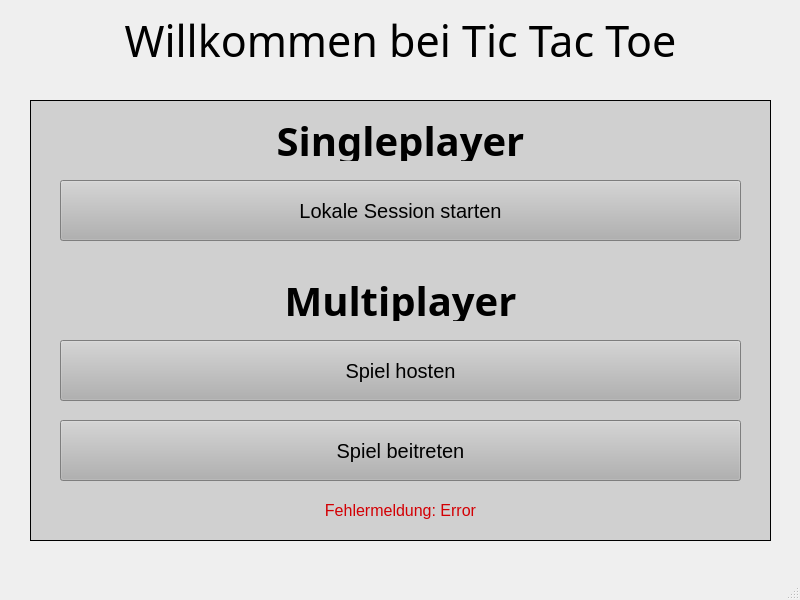
<?xml version="1.0" encoding="UTF-8"?>
<ui version="4.0">
 <class>MainWindow</class>
 <widget class="QMainWindow" name="MainWindow">
  <property name="geometry">
   <rect>
    <x>0</x>
    <y>0</y>
    <width>800</width>
    <height>600</height>
   </rect>
  </property>
  <property name="sizePolicy">
   <sizepolicy hsizetype="Fixed" vsizetype="Fixed">
    <horstretch>0</horstretch>
    <verstretch>0</verstretch>
   </sizepolicy>
  </property>
  <property name="minimumSize">
   <size>
    <width>800</width>
    <height>600</height>
   </size>
  </property>
  <property name="maximumSize">
   <size>
    <width>800</width>
    <height>600</height>
   </size>
  </property>
  <property name="font">
   <font>
    <italic>false</italic>
    <bold>false</bold>
    <kerning>true</kerning>
   </font>
  </property>
  <property name="windowTitle">
   <string>Tic Tac Toe - LAN</string>
  </property>
  <widget class="QWidget" name="centralwidget">
   <widget class="QLabel" name="label">
    <property name="geometry">
     <rect>
      <x>0</x>
      <y>0</y>
      <width>801</width>
      <height>81</height>
     </rect>
    </property>
    <property name="font">
     <font>
      <family>Arial Black</family>
      <pointsize>32</pointsize>
      <italic>false</italic>
      <bold>false</bold>
      <kerning>true</kerning>
     </font>
    </property>
    <property name="text">
     <string>Willkommen bei Tic Tac Toe</string>
    </property>
    <property name="textFormat">
     <enum>Qt::PlainText</enum>
    </property>
    <property name="scaledContents">
     <bool>false</bool>
    </property>
    <property name="alignment">
     <set>Qt::AlignCenter</set>
    </property>
    <property name="wordWrap">
     <bool>false</bool>
    </property>
   </widget>
   <widget class="QFrame" name="frame">
    <property name="geometry">
     <rect>
      <x>30</x>
      <y>100</y>
      <width>741</width>
      <height>441</height>
     </rect>
    </property>
    <property name="font">
     <font>
      <italic>false</italic>
      <bold>false</bold>
      <stylestrategy>PreferAntialias</stylestrategy>
      <kerning>true</kerning>
     </font>
    </property>
    <property name="autoFillBackground">
     <bool>false</bool>
    </property>
    <property name="styleSheet">
     <string notr="true">background-color: rgb(208, 208, 208);</string>
    </property>
    <property name="frameShape">
     <enum>QFrame::Box</enum>
    </property>
    <property name="frameShadow">
     <enum>QFrame::Plain</enum>
    </property>
    <widget class="QPushButton" name="pushButton">
     <property name="geometry">
      <rect>
       <x>30</x>
       <y>80</y>
       <width>681</width>
       <height>61</height>
      </rect>
     </property>
     <property name="font">
      <font>
       <pointsize>15</pointsize>
       <bold>false</bold>
      </font>
     </property>
     <property name="styleSheet">
      <string notr="true">background-color: rgb(177, 177, 177);</string>
     </property>
     <property name="text">
      <string>Lokale Session starten</string>
     </property>
    </widget>
    <widget class="QPushButton" name="pushButton_2">
     <property name="geometry">
      <rect>
       <x>30</x>
       <y>240</y>
       <width>681</width>
       <height>61</height>
      </rect>
     </property>
     <property name="font">
      <font>
       <pointsize>15</pointsize>
       <bold>false</bold>
      </font>
     </property>
     <property name="styleSheet">
      <string notr="true">background-color: rgb(177, 177, 177);</string>
     </property>
     <property name="text">
      <string>Spiel hosten</string>
     </property>
    </widget>
    <widget class="QPushButton" name="pushButton_3">
     <property name="geometry">
      <rect>
       <x>30</x>
       <y>320</y>
       <width>681</width>
       <height>61</height>
      </rect>
     </property>
     <property name="font">
      <font>
       <pointsize>15</pointsize>
       <bold>false</bold>
      </font>
     </property>
     <property name="styleSheet">
      <string notr="true">background-color: rgb(177, 177, 177);</string>
     </property>
     <property name="text">
      <string>Spiel beitreten</string>
     </property>
    </widget>
    <widget class="QLabel" name="label_2">
     <property name="geometry">
      <rect>
       <x>30</x>
       <y>180</y>
       <width>681</width>
       <height>41</height>
      </rect>
     </property>
     <property name="font">
      <font>
       <family>Copperplate Gothic Bold</family>
       <pointsize>30</pointsize>
       <italic>false</italic>
       <bold>true</bold>
       <kerning>true</kerning>
      </font>
     </property>
     <property name="text">
      <string>Multiplayer</string>
     </property>
     <property name="textFormat">
      <enum>Qt::PlainText</enum>
     </property>
     <property name="scaledContents">
      <bool>false</bool>
     </property>
     <property name="alignment">
      <set>Qt::AlignCenter</set>
     </property>
     <property name="wordWrap">
      <bool>false</bool>
     </property>
    </widget>
    <widget class="QLabel" name="label_3">
     <property name="geometry">
      <rect>
       <x>30</x>
       <y>20</y>
       <width>681</width>
       <height>41</height>
      </rect>
     </property>
     <property name="font">
      <font>
       <family>Copperplate Gothic Bold</family>
       <pointsize>30</pointsize>
       <italic>false</italic>
       <bold>true</bold>
       <kerning>true</kerning>
      </font>
     </property>
     <property name="text">
      <string>Singleplayer</string>
     </property>
     <property name="textFormat">
      <enum>Qt::PlainText</enum>
     </property>
     <property name="scaledContents">
      <bool>false</bool>
     </property>
     <property name="alignment">
      <set>Qt::AlignCenter</set>
     </property>
     <property name="wordWrap">
      <bool>false</bool>
     </property>
    </widget>
    <widget class="QLabel" name="label_5">
     <property name="geometry">
      <rect>
       <x>30</x>
       <y>390</y>
       <width>681</width>
       <height>41</height>
      </rect>
     </property>
     <property name="font">
      <font>
       <family>Arial</family>
       <pointsize>12</pointsize>
       <italic>false</italic>
       <bold>false</bold>
       <kerning>true</kerning>
      </font>
     </property>
     <property name="styleSheet">
      <string notr="true">color: rgb(211, 0, 4);</string>
     </property>
     <property name="text">
      <string>Fehlermeldung: Error</string>
     </property>
     <property name="textFormat">
      <enum>Qt::PlainText</enum>
     </property>
     <property name="scaledContents">
      <bool>false</bool>
     </property>
     <property name="alignment">
      <set>Qt::AlignCenter</set>
     </property>
     <property name="wordWrap">
      <bool>true</bool>
     </property>
    </widget>
   </widget>
  </widget>
  <widget class="QMenuBar" name="menubar">
   <property name="geometry">
    <rect>
     <x>0</x>
     <y>0</y>
     <width>800</width>
     <height>22</height>
    </rect>
   </property>
  </widget>
  <widget class="QStatusBar" name="statusbar"/>
 </widget>
 <resources/>
 <connections/>
</ui>
